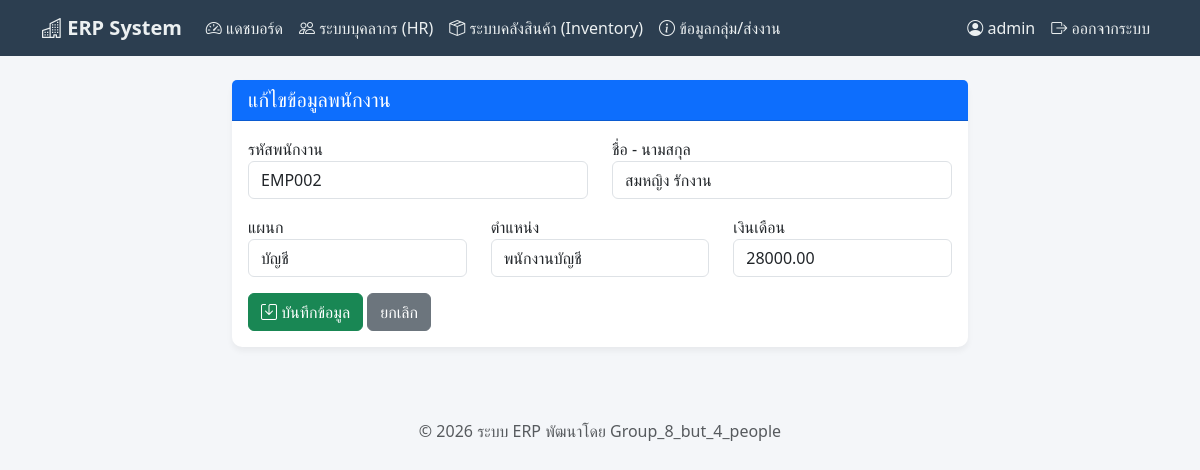
/employee_form.php?id=2 (signed in), run on the app's committed database.
### tables this page shows
CREATE TABLE IF NOT EXISTS `employees` (
  `id` int(11) NOT NULL AUTO_INCREMENT,
  `emp_code` varchar(20) NOT NULL,
  `fullname` varchar(100) NOT NULL,
  `department` varchar(50) NOT NULL,
  `position` varchar(50) NOT NULL,
  `salary` decimal(10,2) NOT NULL,
  PRIMARY KEY (`id`)
);

### htdocs/employee_form.php (the view, shortened to what this page needs)
<?php
require 'config.php';
$id = $_GET['id'] ?? '';
$emp_code = $fullname = $department = $position = $salary = '';
if($id) {
    $res = $conn->query("SELECT * FROM employees WHERE id = ".(int)$id);
    if($res->num_rows > 0) {
        $row = $res->fetch_assoc();
        $emp_code = $row['emp_code']; $fullname = $row['fullname'];
        $department = $row['department']; $position = $row['position']; $salary = $row['salary'];
    }
}
include 'header.php';
?>
<div class="row justify-content-center">
    <div class="col-md-8">
        <div class="card">
            <div class="card-header bg-primary text-white">
                <h5 class="mb-0"><?php echo $id ? 'แก้ไขข้อมูลพนักงาน' : 'เพิ่มพนักงานใหม่'; ?></h5>
            </div>
            <div class="card-body">
                <form method="POST">
                    <div class="row mb-3">
                        <div class="col-md-6">
                            <label>รหัสพนักงาน</label>
                            <input type="text" name="emp_code" class="form-control" value="<?php echo htmlspecialchars($emp_code); ?>" required>
                        </div>
                        <div class="col-md-6">
                            <label>ชื่อ - นามสกุล</label>
                            <input type="text" name="fullname" class="form-control" value="<?php echo htmlspecialchars($fullname); ?>" required>
                        </div>
                    </div>
                    <div class="row mb-3">
                        <div class="col-md-4">
                            <label>แผนก</label>
                            <input type="text" name="department" class="form-control" value="<?php echo htmlspecialchars($department); ?>" required>
                        </div>
                        <div class="col-md-4">
                            <label>ตำแหน่ง</label>
                            <input type="text" name="position" class="form-control" value="<?php echo htmlspecialchars($position); ?>" required>
                        </div>
                        <div class="col-md-4">
                            <label>เงินเดือน</label>
                            <input type="number" step="0.01" name="salary" class="form-control" value="<?php echo htmlspecialchars($salary); ?>" required>
                        </div>
                    </div>
                    <button type="submit" class="btn btn-success"><i class="bi bi-save"></i> บันทึกข้อมูล</button>
                    <a href="employees.php" class="btn btn-secondary">ยกเลิก</a>
                </form>
            </div>
        </div>
    </div>
</div>
<?php include 'footer.php'; ?>

### htdocs/header.php (style rules this page uses)
body { background-color: #f4f6f9; font-family: 'Segoe UI', Tahoma, Geneva, Verdana, sans-serif; }
.card { border-radius: 10px; border: none; box-shadow: 0 4px 6px rgba(0,0,0,0.05); }

### data on the page
employees: emp_code "EMP002", fullname "สมหญิง รักงาน", department "บัญชี", position "พนักงานบัญชี", salary "28000.00"

### other printed values
$_SESSION['username'] "admin"
